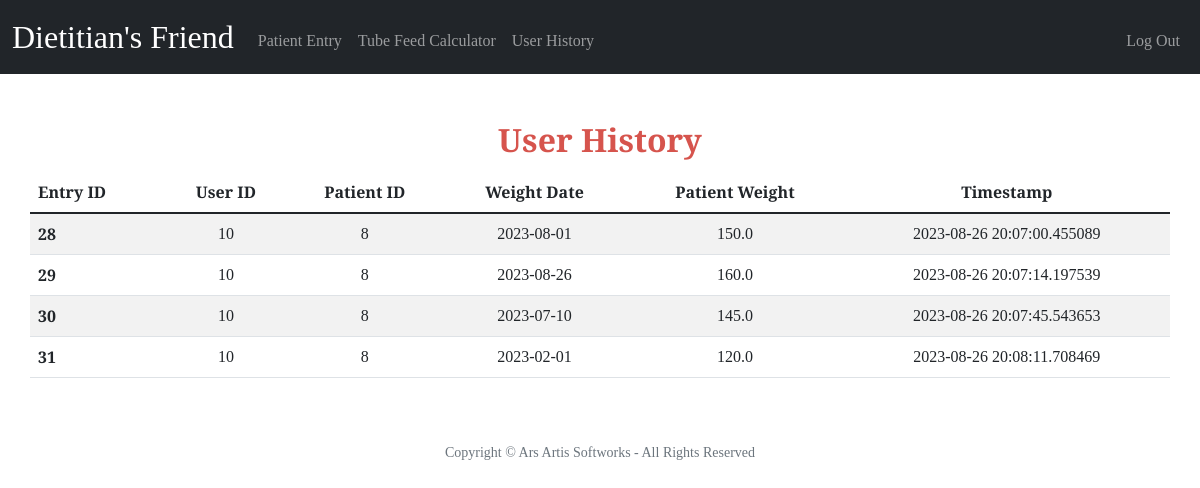
Page /history (signed in) on the committed database.
### models.py (models this page shows)
class MonthlyWeights(db.Model):
    __tablename__ = "monthly_weights"
    id = db.Column(db.Integer, primary_key=True, autoincrement=True)
    user_id = db.Column(db.Integer, db.ForeignKey("users.id"), nullable=False)
    patient_id = db.Column(db.Integer, db.ForeignKey("patients.id"), nullable=False)
    weight_date = db.Column(db.Date, nullable=False)
    patient_weight = db.Column(db.Float)
    timestamp = db.Column(db.DateTime)

### app.py (the view)
@app.route("/history")
@login_required
def history():
    if request.method == "GET":
        history = MonthlyWeights.query.filter_by(user_id=session["user_id"]).all()
        return render_template("history.html", history=history)

### app.py (called while the page is built)
@app.after_request
def after_request(response):
    response.headers["Cache-Control"] = "no-cache, no-store, must-revalidate"
    response.headers["Expires"] = 0
    response.headers["Pragma"] = "no-cache"
    return response

### helpers.py (called while the page is built)
def login_required(f):
    @wraps(f)
    def decorated_function(*args, **kwargs):
        if session.get("user_id") is None:
            return redirect("/login")
        return f(*args, **kwargs)
    return decorated_function

### templates/history.html (shortened to what this page needs)
{% extends "layout.html" %}
{% block main %}
    <h2>User History</h2>
    <div class="container">
        <div class="row">
            <table class="table table-striped table-hover">
                <thead class="thead-dark">
                    <tr>
                        <th scope="col" class="text-start">Entry ID</th>
                        <th scope="col">User ID</th>
                        <th scope="col">Patient ID</th>
                        <th scope="col">Weight Date</th>
                        <th scope="col">Patient Weight</th>
                        <th scope="col">Timestamp</th>
                    </tr>
                </thead>
                <tbody>
                    {% for entry in history %}
                        <tr>
                            <th scope="row" class="text-start">{{ entry.id }}</td>
                            <td>{{ entry.user_id }}</td>
                            <td>{{ entry.patient_id }}</td>
                            <td>{{ entry.weight_date }}</td>
                            <td>{{ entry.patient_weight }}</td>
                            <td>{{ entry.timestamp }}</td>
                        </tr>
                    {% endfor %}
                </tbody>
            </table>
        </div>
    </div>
{% endblock %}

### static/styles.css (style rules this page uses)
body { background-color: #fff; color: #212529; font-family: 'EB Garamond', serif; font-size: 1rem; font-weight: 400; line-height: 1.5; margin: 0; text-align: left; }
h2 { color: #D6544D; font-size: 32px; font-weight: 700; line-height: 35px; margin-bottom: 15px; }
td, th { vertical-align: middle; }

### rows in the picture
MonthlyWeights: id "28", user_id "10", patient_id "8", weight_date "2023-08-01", patient_weight "150.0", timestamp "2023-08-26 20:07:00.455089"
MonthlyWeights: id "29", user_id "10", patient_id "8", weight_date "2023-08-26", patient_weight "160.0", timestamp "2023-08-26 20:07:14.197539"
MonthlyWeights: id "30", user_id "10", patient_id "8", weight_date "2023-07-10", patient_weight "145.0", timestamp "2023-08-26 20:07:45.543653"
MonthlyWeights: id "31", user_id "10", patient_id "8", weight_date "2023-02-01", patient_weight "120.0", timestamp "2023-08-26 20:08:11.708469"
